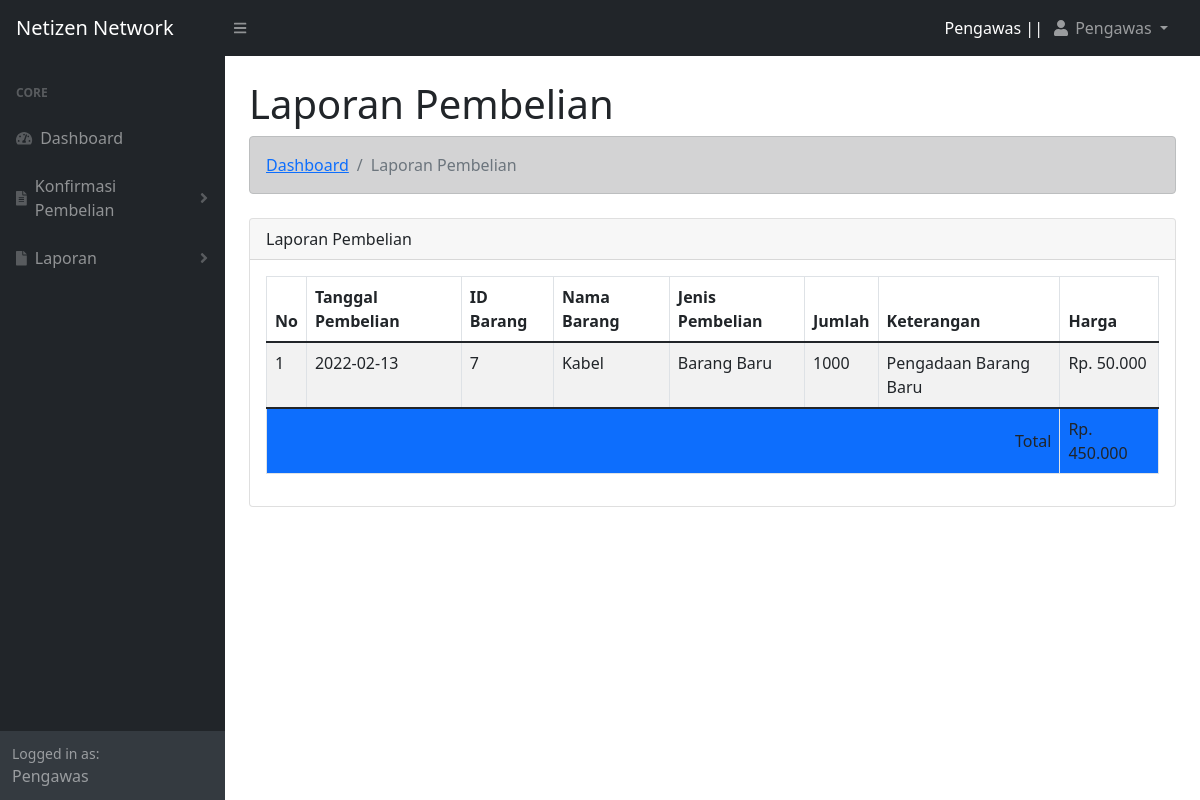
The page /manajer/laporan_pembelian.php (signed in) on the database its author committed.
### tables this page shows
CREATE TABLE `tbl_karyawan` (
  `id_karyawan` int(11) NOT NULL,
  `nik` varchar(15) NOT NULL,
  `nama_karyawan` varchar(50) NOT NULL,
  `jenis_kelamin` varchar(10) NOT NULL,
  `alamat` text NOT NULL
);

CREATE TABLE `tbl_user` (
  `id_user` int(11) NOT NULL,
  `nik` varchar(15) NOT NULL,
  `username` varchar(30) NOT NULL,
  `password` varchar(30) NOT NULL,
  `level` varchar(15) NOT NULL
);

CREATE TABLE `tbl_pembelian` (
  `id_pembelian` int(11) NOT NULL,
  `nik` varchar(15) NOT NULL,
  `id_barang` int(11) NOT NULL,
  `jenis_pembelian` varchar(15) NOT NULL,
  `qty` int(5) NOT NULL,
  `harga` int(10) NOT NULL,
  `tanggal_pembelian` date NOT NULL,
  `keterangan` text NOT NULL,
  `status` int(1) NOT NULL
);

CREATE TABLE `tbl_barang` (
  `id_barang` int(11) NOT NULL,
  `nama_barang` varchar(20) NOT NULL,
  `stok` int(5) NOT NULL,
  `sisa_stok` int(10) NOT NULL
);

### functions.php (called while the page is built, shortened)
<?php
$koneksi = mysqli_connect("localhost","root","","webmanagement");
function query($query){
    global $koneksi;
    $result = mysqli_query($koneksi, $query);
    $rows = [];
    while ($row = mysqli_fetch_assoc($result)){
        $rows[] = $row;
    }
    return $rows;
}
?>

### manajer/laporan_pembelian.php (the view, shortened to what this page needs)
<?php
    $nik = $_SESSION["nik"];
    require '../functions.php';
$pembelian = query("SELECT *, sum(harga) as a from tbl_pembelian inner join tbl_barang on tbl_pembelian.id_barang = tbl_barang.id_barang");
?>
<!DOCTYPE html>
<html lang="en">
<head>
    <?php include "view/head.php";?>
</head>
<body class="sb-nav-fixed">
    <?php
        include "view/navbar.php";
        include "view/sidebar.php";
    ?>
    <div id="layoutSidenav_content">
        <main>
            <div class="container-fluid px-4">
                <h1 class="mt-4">Laporan Pembelian</h1>
                <ol class="breadcrumb alert alert-dark mb-4">
                    <li class="breadcrumb-item"><a href="index.php"> Dashboard </a></li>
                    <li class="breadcrumb-item active">Laporan Pembelian</li>
                </ol>
                <div class="row">
                    <div class="col">
                        <div class="card mb-4">
                            <div class="card-header">
                                Laporan Pembelian
                            </div>
                            <div class="card-body">
                                <table class="table table-striped table-bordered" id="tabel">
                                    <thead>
                                        <th>No</th>
                                        <th>Tanggal Pembelian</th>
                                        <th>ID Barang</th>
                                        <th>Nama Barang</th>
                                        <th>Jenis Pembelian</th>
                                        <th>Jumlah</th>
                                        <th>Keterangan</th>
                                        <th>Harga</th>
                                    </thead>
                                    <tbody>
                                        <?php $i = 1; foreach ($pembelian as $row):?>
                                            <tr>
                                                <td><?= $i;?></td>
                                                <td><?= $row["tanggal_pembelian"];?></td>
                                                <td><?= $row["id_barang"];?></td>
                                                <td><?= $row["nama_barang"];?></td>
                                                <td><?= $row["jenis_pembelian"];?></td>
                                                <td><?= $row["qty"];?></td>
                                                <td><?= $row["keterangan"];?></td>
                                                <td>Rp. <?= number_format($row["harga"],0,',','.');?></td>
                                            </tr>
                                        <?php $i++; endforeach;?>
                                    </tbody>
                                    <tfoot>
                                        <tr class="bg-primary">
                                            <td class="text-end" colspan="7">Total</td>
                                            <td>Rp. <?= number_format($pembelian[0]["a"],0,',','.');?></td>
                                        </tr>
                                    </tfoot>
                                </table>
                            </div>
                        </div>
                    </div>
                </div>
            </div>
        </main>
    </div>
</body>
</html>

### manajer/view/navbar.php (shortened to what this page needs)
<?php
$user = query("SELECT * from tbl_karyawan inner join tbl_user on tbl_karyawan.nik = tbl_user.nik where tbl_karyawan.nik = '$nik'")[0];
?>
<nav class="sb-topnav navbar navbar-expand navbar-dark bg-dark">
    <a class="navbar-brand ps-3" href="index.html">Netizen Network</a>
    <button class="btn btn-link btn-sm order-1 order-lg-0 me-4 me-lg-0" id="sidebarToggle" href="#!"><i class="fas fa-bars"></i></button>
    <ul class="navbar-nav ms-auto ms-md-0 me-3 me-lg-4">
        <li class="nav-item pt-2 text-white"><?= $user["level"];?> || </li>
        <li class="nav-item dropdown">
            <a class="nav-link dropdown-toggle" id="navbarDropdown" href="#" role="button" data-bs-toggle="dropdown" aria-expanded="false"><i class="fas fa-user fa-fw"></i> <?= $user["nama_karyawan"];?> </a>
        </li>
    </ul>
</nav>

### rows shown on the page
tbl_karyawan: tbl_user.level "Pengawas", nama_karyawan "Pengawas"
tbl_pembelian: tanggal_pembelian "2022-02-13", id_barang.id_barang "7", id_barang.nama_barang "Kabel", jenis_pembelian "Barang Baru", qty "1000", keterangan "Pengadaan Barang Baru", harga "50.000"

### other values the page prints
$level "Pengawas"
$pembelian[0]["a"] "450.000"
